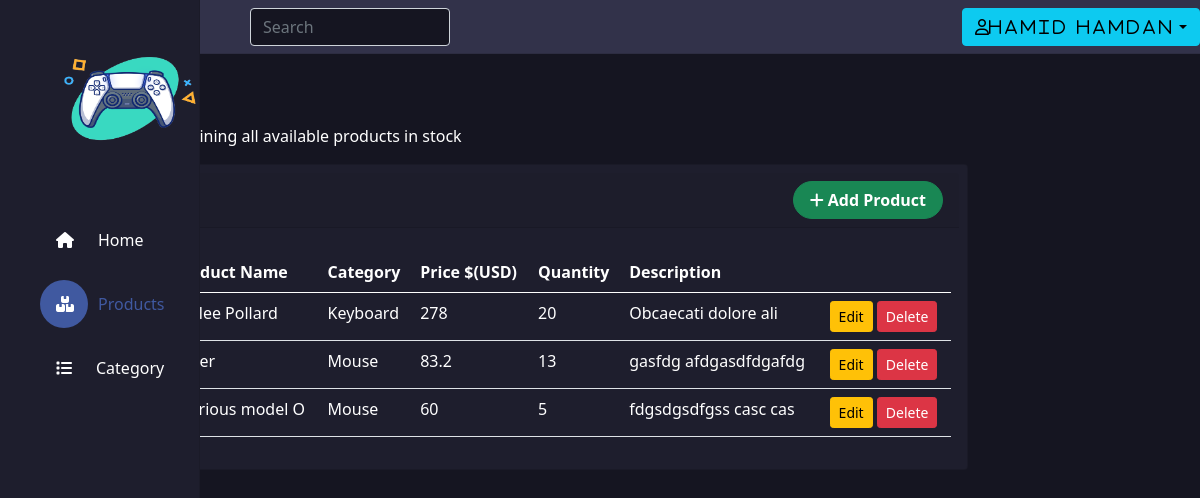
Before: /core/allproducts.php (signed in) with the older database file.
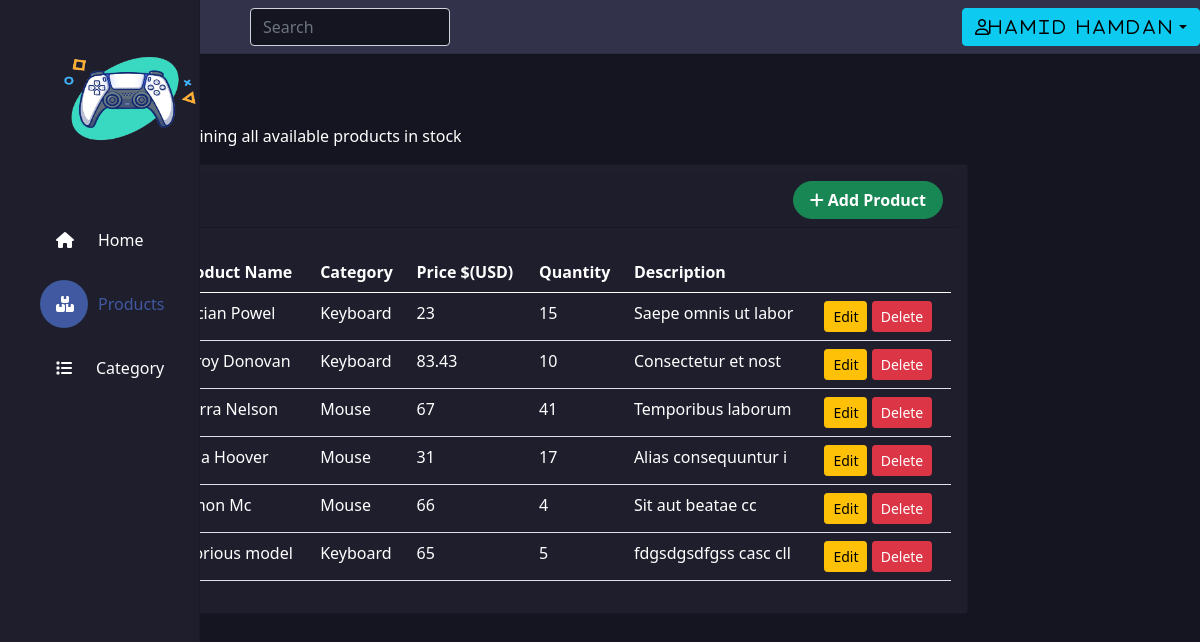
After: the same page with the newer database file.
### tables this page shows
CREATE TABLE `products` (
  `id` int(11) NOT NULL,
  `name` varchar(255) NOT NULL,
  `id_category` int(11) NOT NULL,
  `id_user` int(11) NOT NULL,
  `picture` text NOT NULL,
  `price` float NOT NULL,
  `quantity` int(11) NOT NULL,
  `description` text NOT NULL
);

CREATE TABLE `category` (
  `id` int(11) NOT NULL,
  `name` varchar(255) NOT NULL
);

### controller/database.php (called while the page is built, shortened)
<?php
    function connect(){
        $serv = $_ENV['DB_SERVERNAME'];
        $user = $_ENV['DB_USERNAME'];
        $password = $_ENV['DB_USERPASSWORD'];
        $DB = $_ENV['DB_DATABASE'];
        $con = new mysqli($serv , $user , $password , $DB);
        return $con;
    }
?>

### controller/products.php (called while the page is built, shortened)
<?php
require_once('../controller/database.php');
function GetProducts(){
    $sql = "SELECT p.id AS idProduct, p.name AS nameProduct, p.id_category AS idCategory, p.picture, p.quantity, p.price, p.description, c.name AS nameCategory, c.id AS idCategory
        FROM products p LEFT JOIN category c ON p.id_category = c.id ORDER BY p.id DESC;";
    $result = connect() -> query($sql);
    return $result;
}

### include/require.php (called while the page is built, shortened)
<?php
include('../controller/products.php');
$AllProducts = GetProducts();

### core/allproducts.php (the view, shortened to what the changed rows need)
<?php
    include('../include/require.php');
    $path = "Products";
?>
<!DOCTYPE html>
<html lang="en">
    <head>
       <?php include_once('../include/head.php'); ?>
    </head>
    <body class="background">
        <div class="container-fluid">
            <main class="content col-md-9 ml-sm-auto col-lg-10 px-md-4 p-4 text-white">
                <h1 class="h2"><?= $path ?></h1>
                <div class="row">
                    <div class="col-12 col-xl-12 mb-4 mb-lg-0">
                        <div class="card">
                            <div class="card-body">
                                <div class="table-responsive">
                                    <table class="table text-white">
                                        <thead>
                                            <tr>
                                                <th scope="col">Id</th>
                                                <th scope="col">Picture</th>
                                                <th scope="col">Product Name</th>
                                                <th scope="col">Category</th>
                                                <th scope="col">Price $(USD)</th>
                                                <th scope="col">Quantity</th>
                                                <th scope="col">Description</th>
                                                <th scope="col"></th>
                                            </tr>
                                        </thead>
                                        <tbody>
                                            <?php foreach($AllProducts as $product) {?>
                                            <tr id="Product<?= $product['idProduct']; ?>" >
                                                <th scope="row"><?= $product['idProduct']; ?></th>
                                                <?php if(!empty($product['picture'])){
                                                    echo '<td><img id="ProductPicture'. $product['idProduct'].'" src="'.$product['picture'].'" style="width:4rem;" /></td>';
                                                }else{
                                                    echo '<td><img class="m-0" src="../assets/img/logo/frame.png" style="width:4rem;height: 4.7rem;" /></td>';
                                                    } ?>
                                                <td id="ProductName<?= $product['idProduct']; ?>" ><?= $product['nameProduct']; ?></td>
                                                <td id="ProductCategory<?= $product['idProduct']; ?>"><?= $product['nameCategory']; ?></td>
                                                <td id="ProductPrice<?= $product['idProduct']; ?>"><?= $product['price']; ?></td>
                                                <td id="ProductQuantity<?= $product['idProduct']; ?>"><?= $product['quantity']; ?></td>
                                                <td id="ProductDescription<?= $product['idProduct']; ?>"><?= $product['description']; ?></td>
                                                <td>
                                                    <a href="#" onclick="GetProduct('<?= $product['idProduct']; ?>','<?= $product['idCategory']; ?>')" class="btn btn-sm btn-warning">Edit</a>
                                                    <a href="#" onclick="DeleteProduct('<?= $product['idProduct']; ?>')" class="btn btn-sm btn-danger">Delete</a>
                                                </td>
                                            </tr>
                                            <?php } ?>
                                        </tbody>
                                    </table>
                                </div>
                            </div>
                        </div>
                    </div>
                </div>
            </main>
        </div>
    </body>
</html>

Changed rows visible on the page:
removed products: name "Hollee Pollard", id_category.name "Keyboard", price "278", quantity "20", description "Obcaecati dolore ali"
removed products: id_category.name "Mouse", price "83.2", quantity "13", description "gasfdg afdgasdfdgafdg"
added products: name "Lucian Powel", id_category.name "Keyboard", price "23", quantity "15", description "Saepe omnis ut labor"
added products: name "Leroy Donovan", id_category.name "Keyboard", price "83.43", quantity "10", description "Consectetur et nost"
added products: name "Sierra Nelson", id_category.name "Mouse", price "67", quantity "41", description "Temporibus laborum"
added products: name "Jena Hoover", id_category.name "Mouse", price "31", quantity "17", description "Alias consequuntur i"
added products: name "Timon Mc", id_category.name "Mouse", price "66", quantity "4", description "Sit aut beatae cc"
changed products: name "Glorious model O" → "Glorious model"; id_category.name "Mouse" → "Keyboard"; price "60" → "65"; description "fdgsdgsdfgss casc cas" → "fdgsdgsdfgss casc cll"
